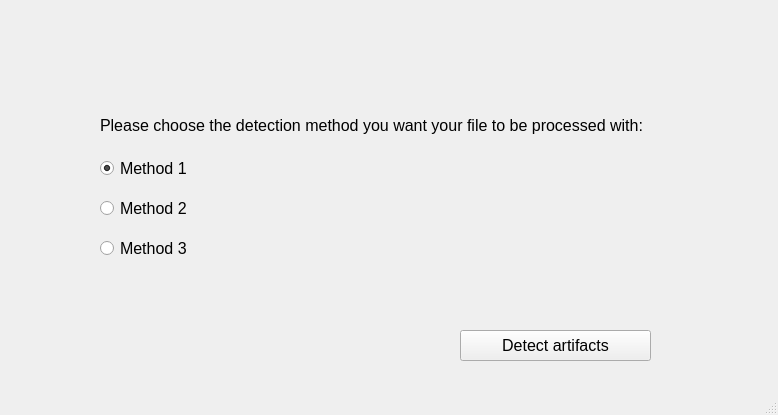
<?xml version="1.0" encoding="UTF-8"?>
<ui version="4.0">
 <class>secondWindow</class>
 <widget class="QMainWindow" name="secondWindow">
  <property name="geometry">
   <rect>
    <x>0</x>
    <y>0</y>
    <width>778</width>
    <height>415</height>
   </rect>
  </property>
  <property name="windowTitle">
   <string>MainWindow</string>
  </property>
  <widget class="QWidget" name="centralwidget">
   <widget class="QLabel" name="orderLabel">
    <property name="geometry">
     <rect>
      <x>100</x>
      <y>110</y>
      <width>571</width>
      <height>31</height>
     </rect>
    </property>
    <property name="font">
     <font>
      <pointsize>12</pointsize>
     </font>
    </property>
    <property name="text">
     <string>Please choose the detection method you want your file to be processed with:</string>
    </property>
   </widget>
   <widget class="QRadioButton" name="method1RadioButton">
    <property name="geometry">
     <rect>
      <x>100</x>
      <y>160</y>
      <width>91</width>
      <height>17</height>
     </rect>
    </property>
    <property name="font">
     <font>
      <pointsize>12</pointsize>
     </font>
    </property>
    <property name="text">
     <string>Method 1</string>
    </property>
    <property name="checked">
     <bool>true</bool>
    </property>
   </widget>
   <widget class="QRadioButton" name="method2RadioButton">
    <property name="geometry">
     <rect>
      <x>100</x>
      <y>200</y>
      <width>91</width>
      <height>17</height>
     </rect>
    </property>
    <property name="font">
     <font>
      <pointsize>12</pointsize>
     </font>
    </property>
    <property name="text">
     <string>Method 2</string>
    </property>
   </widget>
   <widget class="QRadioButton" name="method3RadioButton">
    <property name="geometry">
     <rect>
      <x>100</x>
      <y>240</y>
      <width>91</width>
      <height>17</height>
     </rect>
    </property>
    <property name="font">
     <font>
      <pointsize>12</pointsize>
     </font>
    </property>
    <property name="text">
     <string>Method 3</string>
    </property>
   </widget>
   <widget class="QPushButton" name="detectButton">
    <property name="geometry">
     <rect>
      <x>460</x>
      <y>330</y>
      <width>191</width>
      <height>31</height>
     </rect>
    </property>
    <property name="font">
     <font>
      <pointsize>12</pointsize>
     </font>
    </property>
    <property name="text">
     <string>Detect artifacts</string>
    </property>
   </widget>
  </widget>
  <widget class="QMenuBar" name="menubar">
   <property name="geometry">
    <rect>
     <x>0</x>
     <y>0</y>
     <width>778</width>
     <height>21</height>
    </rect>
   </property>
  </widget>
  <widget class="QStatusBar" name="statusbar"/>
 </widget>
 <resources/>
 <connections/>
</ui>
